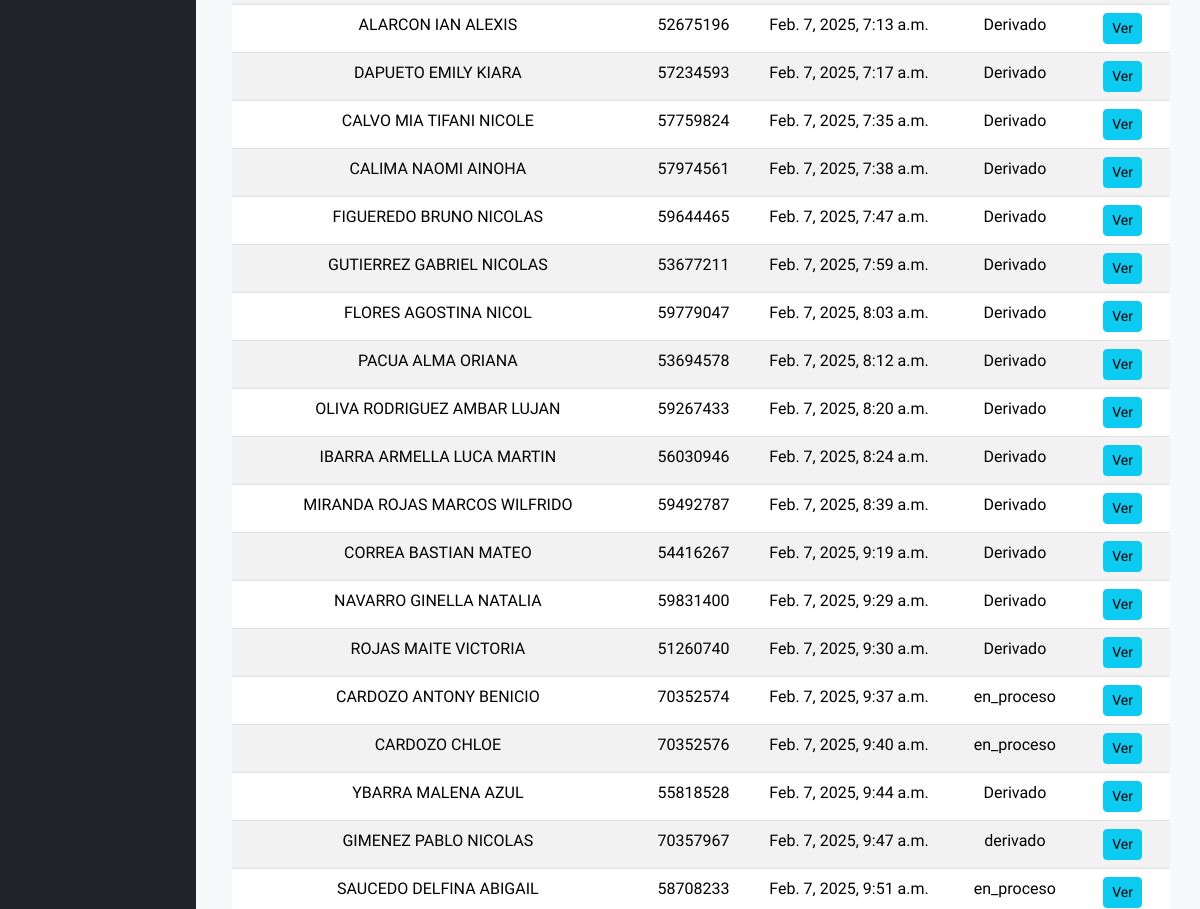
/adminTeleseguimientos/ (signed in, middle part), run on an earlier commit of the app's database.
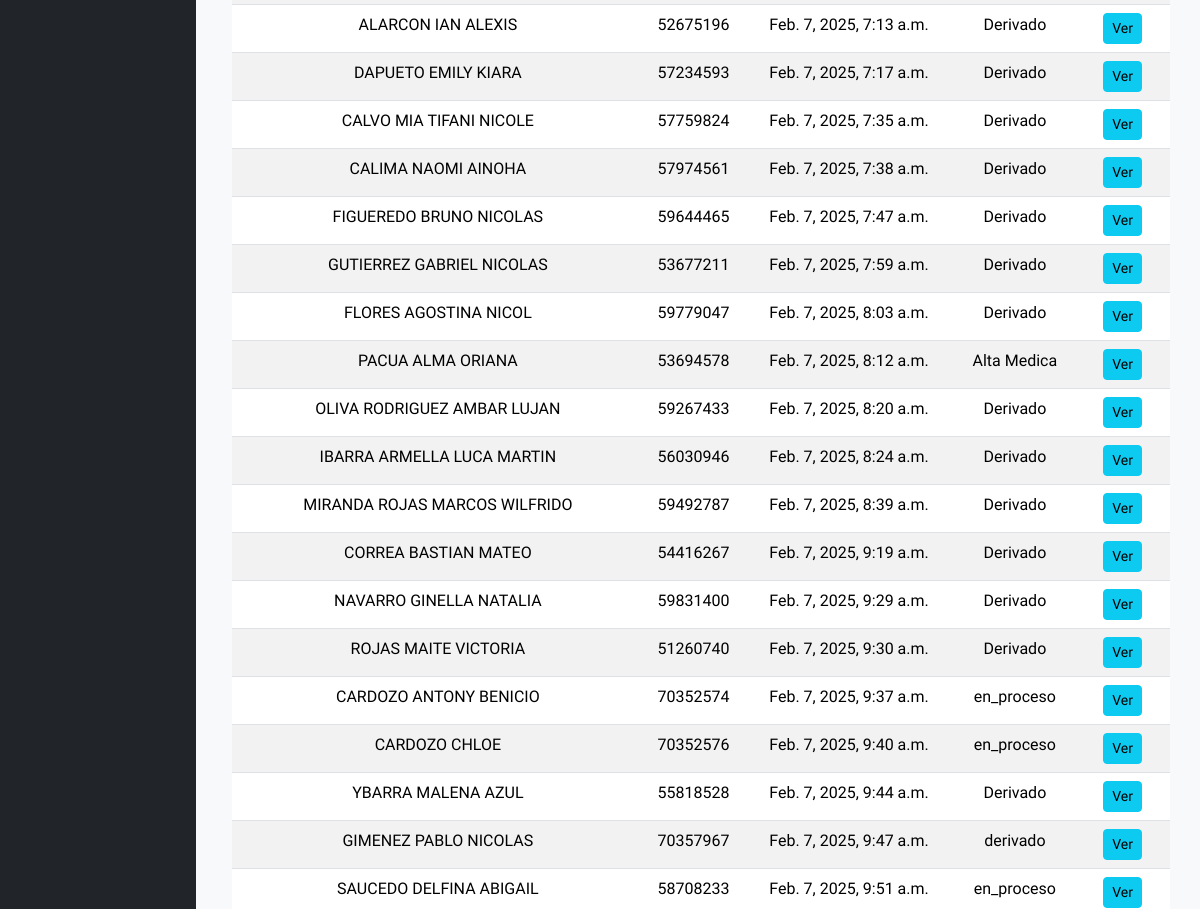
And on a later commit of the database.
### teleenfermeria/models.py (models this page shows, shortened)
class Teleseguimiento(models.Model):
    id = models.AutoField(primary_key=True)
    paciente = models.ForeignKey(Paciente, on_delete=models.CASCADE)
    fecha_solicitud = models.DateTimeField(default=timezone.now)
    motivo_consulta = models.TextField(
        max_length=1000, blank=True, null=True, verbose_name="Motivo de consulta"
    )
    condicion = models.CharField(
        max_length=100,
        choices=[
            (" Alta Medica", " Alta Medica"),
            ("Alta Teleseguimiento", "Alta Teleseguimiento"),
            ("Otro", "Otro"),
        ],
        default="Otro",
    )
    consentimiento_seguimiento = models.CharField(
        max_length=100,
        choices=[
            ("Aceptado", "Aceptado"),
            ("Rechazado", "Rechazado"),
            ("En espera", "En espera"),
            ("Pasivo", "Pasivo"),
        ],
        default="en_espera",
    )
    estado = models.CharField(
        max_length=20,
        choices=[
            ("Derivado", "Derivado"),
            ("en_proceso", "En Proceso"),
            ("realizado", "Realizado"),
            ("no_realizado", "No Realizado"),
        ],
        default="Derivado",
    )
    diagnostico = models.TextField(max_length=1000, blank=True, null=True)
    medicaciones = models.ManyToManyField(Medicacion, blank=True)
    vacunas = models.CharField(
        max_length=28,
        choices=[
            ("completo", "Completo"),
            ("en_proceso", "En Proceso"),
            ("incompleto", "Incompleto"),
        ],
        default="En proceso",
    )
    agente = models.ForeignKey(
        User,
        on_delete=models.SET_NULL,
        null=True,
        blank=True,
    )

### pacientes/models.py (models this page shows, shortened)
class Paciente(models.Model):
    nombre_completo = models.CharField(max_length=255, null=True, blank=True)
    dni = models.CharField(max_length=15, unique=True, null=True, blank= True,default="Sin Dni")
    fecha_nacimiento = models.DateField()
    domicilio = models.CharField(max_length=255, null=True, blank=True)
    localidad = models.CharField(max_length=100, null=True, blank=True)
    telefono = models.CharField(max_length=20)
    telefono2 = models.CharField(max_length=20, null=True, blank=True, default="-")
    obra_social = models.CharField(max_length=100, null=True, blank=True, default="sin Datos")
    fecha_ingreso = models.DateField(default=timezone.now)
    diagnostico = models.CharField(max_length=255, null=True, blank=True)
    causa_externa = models.CharField(max_length=255, null=True, blank=True)  # Solo para pediatría/guardia
    arm = models.BooleanField(default=False)  # Si necesita asistencia respiratoria
    tipo_egreso = models.CharField(max_length=50, null=True, blank=True)  # Alta, Derivado, etc.
    fecha_egreso = models.DateField(null=True, blank=True)
    nombre_tutor = models.CharField(max_length=255, null=True, blank=True)
    dni_tutor = models.CharField(max_length=15, null=True, blank=True)
    historia_clinica = models.CharField(max_length=50, null=True, blank=True)
    pases = models.CharField(max_length=255, null=True, blank=True)  # Detalle de los pases
    fecha_pase = models.DateField(null=True, blank=True)

### teleenfermeria/views.py (the view)
@login_required
@group_required("CordinadoraTeleseguimientos")
def administrar_teleseguimientos(request):
    grupo_teleenfermeria = Group.objects.get(name="Teleenfermeria")
    usuarios_teleenfermeria = User.objects.filter(groups=grupo_teleenfermeria)
    query = request.GET.get("q")
    usuario_seleccionado = request.GET.get("usuario")
    teleseguimientos = Teleseguimiento.objects.all()
    if query:
        teleseguimientos = teleseguimientos.filter(
            Q(paciente__nombre_completo__icontains=query)
            | Q(paciente__dni__icontains=query)
        )
    if usuario_seleccionado:
        seguimientos = Seguimiento.objects.filter(usuario=usuario_seleccionado)
        teleseguimientos = teleseguimientos.filter(
            id__in=seguimientos.values("teleseguimiento_id")
        )
    form = FiltrarTeleseguimientoForm(
        usuarios=usuarios_teleenfermeria, initial={"usuario": usuario_seleccionado}
    )
    context = {
        "form": form,
        "teleseguimientos": teleseguimientos,
        "query": query,
        "usuario_seleccionado": usuario_seleccionado,
    }
    return render(request, "teleenfermeria/administrar_teleseguimientos.html", context)

### teleenfermeria/views.py (called while the page is built)
def group_required(*group_names):
    def in_groups(user):
        if user.is_authenticated:
            if bool(user.groups.filter(name__in=group_names)) | user.is_superuser:
                return True
        return False
    return user_passes_test(in_groups, login_url="/no_permisos/")

### users/models.py (called while the page is built)
    def __str__(self):
        return self.name

### teleenfermeria/templates/teleenfermeria/administrar_teleseguimientos.html (shortened to what this page needs)
{% extends "base.html" %} {% block main_content %}
<div class="container mt-4">
  <table class="table table-striped table-hover">
    <tbody>
      {% for teleseguimiento in teleseguimientos %}
      <tr>
        <td>{{ teleseguimiento.paciente.nombre_completo }}</td>
        <td>{{ teleseguimiento.paciente.dni }}</td>
        <td>{{ teleseguimiento.fecha_solicitud }}</td>
        <td>{{ teleseguimiento.estado }}</td>
        <td>
          <a
            href="{% url 'teleenfermeria:detalleteleseguimiento' teleseguimiento.id %}"
            class="btn btn-info btn-sm"
            >Ver</a
          >
        </td>
      </tr>
      {% empty %}
      <tr>
        <td colspan="5" class="text-center">No se encontraron resultados.</td>
      </tr>
      {% endfor %}
    </tbody>
  </table>
</div>
{% endblock %}

What changed in the data, as far as the page shows it:
changed Teleseguimiento "PACUA ALMA ORIANA": estado "Derivado" → "Alta Medica"
